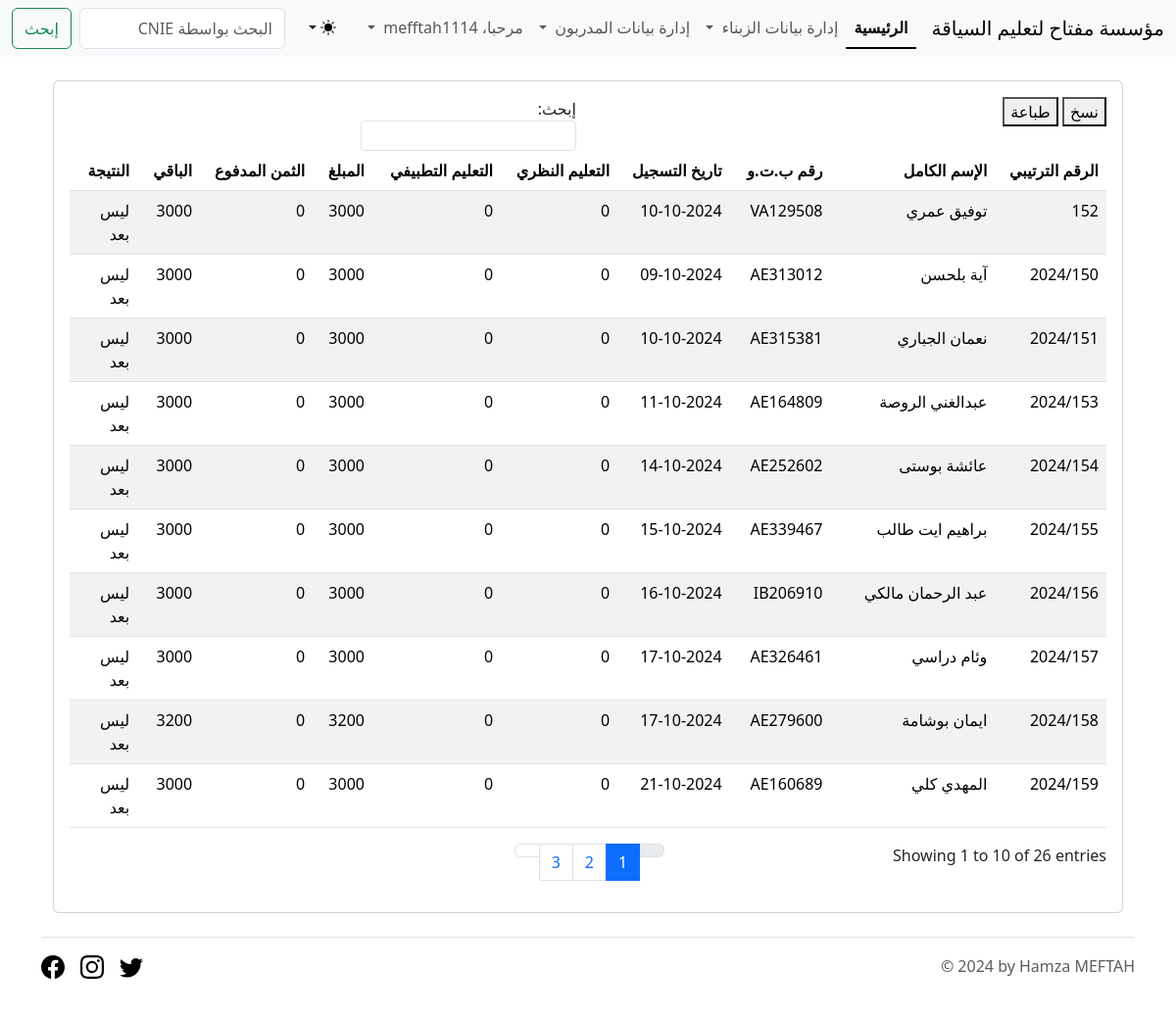
The app's page / (signed in) with its own data.
### clients/models.py (models this page shows, shortened)
class ClientProfile(models.Model):
    class Meta:
        verbose_name_plural = "قائمة الزبناء"
    monitor = models.ForeignKey(MonitorProfile, verbose_name=("المدرب"), on_delete=models.DO_NOTHING)
    fnameAR = models.CharField(max_length=15,verbose_name="الإسم الشخصي")
    lnameAR = models.CharField(max_length=15,verbose_name="الإسم العائلي")
    fnameLA = models.CharField(max_length=15,verbose_name="First name")
    lnameLA = models.CharField(max_length=15,verbose_name="Last name")
    cnie = models.CharField(unique=True, max_length=15,verbose_name="رقم بطاقة التعريف الوطنية")
    phone = models.CharField(max_length=14,verbose_name="رقم الهاتف")
    ncreation = models.CharField(max_length=100,verbose_name="رقم التسجيل")
    addressAR = models.CharField(max_length=255,verbose_name="العنوان")
    photo_clt = models.ImageField(blank=True, null=True,upload_to='photos/clients/%Y/%m/%d/',verbose_name="الصورة الشخصية" )
    GENDER_CHOICES = (
        (1, "ذكر"),
        (2, "أنثى"),
    )
    gender = models.PositiveSmallIntegerField(choices=GENDER_CHOICES,verbose_name="الجنس", default=1)
    CATY_CHOICES = (
        (1, "A"),
        (2, "A1"),
        (3, "B"),
    )
    category = models.PositiveSmallIntegerField(choices=CATY_CHOICES ,verbose_name="الصنف", default=3)
    nationality = models.CharField(default="MAROCAINE", max_length=15,verbose_name="الجنسية")
    nclient = models.CharField(max_length=10,verbose_name="رقم الزبون",null=True,blank=True)
    date_joined = models.DateField(verbose_name="تاريخ التسجيل", auto_now_add=True )
    is_payed = models.BooleanField(verbose_name="خالص",default=False)
    price = models.PositiveIntegerField(verbose_name="الثمن الإجمالي",default=3000)
    placeofbirthAR = models.CharField(verbose_name='مكان الإزدياد',max_length=50)
    dateofbirth = models.DateField(verbose_name='تاريح الإزدياد')
    def get_finance(self):
        return self.finance_set.all()
    def get_controle(self):
        return self.controle_set.all()
    @property
    def totalpaid(self):
        total=0
        for i in self.get_finance():
            total += i.paid
        return total
    @property
    def rest(self):
        rest = self.price - self.totalpaid
        return rest

class Controle(models.Model):
    class Meta:
        verbose_name_plural = "قائمة تدبير مصالح الزبون"
    client = models.ForeignKey(ClientProfile, verbose_name="الزبون", on_delete=models.CASCADE)
    theoretic = models.PositiveIntegerField(default=0,verbose_name="التعليم النظري")
    practical = models.PositiveIntegerField(default=0,verbose_name="التعليم التطبيقي")
    exam_t1_date = models.DateField(null=True, blank=True, verbose_name="تاريخ إمتحان النظري الأول")
    exam_p1_date = models.DateField(null=True, blank=True,verbose_name="تاريخ إمتحان التطبيقي الأول")
    exam_t2_date = models.DateField(null=True, blank=True,verbose_name="تاريخ إمتحان النظري التاني")
    exam_p2_date = models.DateField(null=True, blank=True,verbose_name="تاريخ إمتحان التطبيقي التاني")
    RESULT_CHOICES = (
        (0, "ليس بعد"),
        (1, "ناجح"),
        (2, "راسب"),
    )
    result = models.PositiveIntegerField(choices=RESULT_CHOICES,verbose_name="النتيجة النهائية", default=0)
    result_date = models.DateField(null=True,blank=True,verbose_name="تاريخ النتيجة النهائية")

### pages/views.py (the view, shortened to what this page needs)
# urls.py: path('', views.index, name='index'),
@login_required(login_url='signin')
def index(request):
    context={}
    clients = ClientProfile.objects.all()
    if now().month.__ge__(1) and now().month.__le__(3):
        date__range=["2024-01-01", "2024-03-31"]
    elif now().month.__ge__(4) and now().month.__le__(6):
        date__range=["2024-04-01", "2024-06-30"]
    elif now().month.__ge__(7) and now().month.__le__(9):
        date__range=["2024-07-01", "2024-09-30"]
    elif now().month.__gt__(9):
        date__range=["2024-10-01", "2024-12-31"]
    tax = Controle.objects.filter(exam_t1_date__range=date__range).all()
    monitors = MonitorProfile.objects.all()
    mnts_count = []
    list_mnt = []
    context['clients'] = clients
    return render(request,'pages/resume.html',context)

### templates/pages/resume.html (shortened to what this page needs)
{% extends 'base.html' %}
{% load static %}
{% block content %}
<div dir="rtl" class="container mt-4">
    <div class="container-fluid">
        <div class="row">
            <div class="col-12">
                <div class="card">
                    <div class="card-body">
                        <table id="datatable-buttons" dir="rtl" class="table table-striped dt-responsive nowrap w-100">
                            <thead>
                                <tr>
                                    <th>الرقم الترتيبي</th>
                                    <th>الإسم الكامل</th>
                                    <th>رقم ب.ت.و</th>
                                    <th>تاريخ التسجيل</th>
                                    <th>التعليم النظري</th>
                                    <th>التعليم التطبيفي</th>
                                    <th>المبلغ</th>
                                    <th>الثمن المدفوع</th>
                                    <th>الباقي</th>
                                    <th>النتيجة</th>
                                </tr>
                            </thead>
                            <tbody>
                                {% for clt in clients %}
                                <tr>
                                    <td>{{clt.nclient}}</td>
                                    <td>{{clt.fnameAR}} {{clt.lnameAR}}</td>
                                    <td>{{clt.cnie}}</td>
                                    <td>{{clt.date_joined|date:'d-m-Y'}}</td>
                                    <td>{{clt.get_controle.0.theoretic}}</td>
                                    <td>{{clt.get_controle.0.practical}}</td>
                                    <td>{{clt.price}}</td>
                                    <td>{{clt.totalpaid}}</td>
                                    <td>{{clt.rest}}</td>
                                    <td>{{clt.get_controle.0.get_result_display}}</td>
                                </tr>
                                {% endfor %}
                            </tbody>
                        </table>
                    </div>
                </div>
            </div>
        </div>
    </div>
</div>
{% endblock content %}

### records on screen
ClientProfile: nclient "2024/150", fnameAR "آية", lnameAR "بلحسن", cnie "AE313012", date_joined "09-10-2024", get_controle.0.theoretic "0", get_controle.0.practical "0", price "3000", totalpaid "0", rest "3000", get_controle.0.result "ليس بعد"
ClientProfile: nclient "2024/151", fnameAR "نعمان", lnameAR "الجباري", cnie "AE315381", date_joined "10-10-2024", get_controle.0.theoretic "0", get_controle.0.practical "0", price "3000", totalpaid "0", rest "3000", get_controle.0.result "ليس بعد"
ClientProfile: nclient "152", fnameAR "توفيق", lnameAR "عمري", cnie "VA129508", date_joined "10-10-2024", get_controle.0.theoretic "0", get_controle.0.practical "0", price "3000", totalpaid "0", rest "3000", get_controle.0.result "ليس بعد"
ClientProfile: nclient "2024/153", fnameAR "عبدالغني", lnameAR "الروصة", cnie "AE164809", date_joined "11-10-2024", get_controle.0.theoretic "0", get_controle.0.practical "0", price "3000", totalpaid "0", rest "3000", get_controle.0.result "ليس بعد"
ClientProfile: nclient "2024/154", fnameAR "عائشة", lnameAR "بوستى", cnie "AE252602", date_joined "14-10-2024", get_controle.0.theoretic "0", get_controle.0.practical "0", price "3000", totalpaid "0", rest "3000", get_controle.0.result "ليس بعد"
ClientProfile: nclient "2024/155", fnameAR "براهيم", lnameAR "ايت طالب", cnie "AE339467", date_joined "15-10-2024", get_controle.0.theoretic "0", get_controle.0.practical "0", price "3000", totalpaid "0", rest "3000", get_controle.0.result "ليس بعد"
ClientProfile: nclient "2024/156", fnameAR "عبد الرحمان", lnameAR "مالكي", cnie "IB206910", date_joined "16-10-2024", get_controle.0.theoretic "0", get_controle.0.practical "0", price "3000", totalpaid "0", rest "3000", get_controle.0.result "ليس بعد"
ClientProfile: nclient "2024/157", fnameAR "وئام", lnameAR "دراسي", cnie "AE326461", date_joined "17-10-2024", get_controle.0.theoretic "0", get_controle.0.practical "0", price "3000", totalpaid "0", rest "3000", get_controle.0.result "ليس بعد"
ClientProfile: nclient "2024/158", fnameAR "ايمان", lnameAR "بوشامة", cnie "AE279600", date_joined "17-10-2024", get_controle.0.theoretic "0", get_controle.0.practical "0", price "3200", totalpaid "0", rest "3200", get_controle.0.result "ليس بعد"
ClientProfile: nclient "2024/159", fnameAR "المهدي", lnameAR "كلي", cnie "AE160689", date_joined "21-10-2024", get_controle.0.theoretic "0", get_controle.0.practical "0", price "3000", totalpaid "0", rest "3000", get_controle.0.result "ليس بعد"
